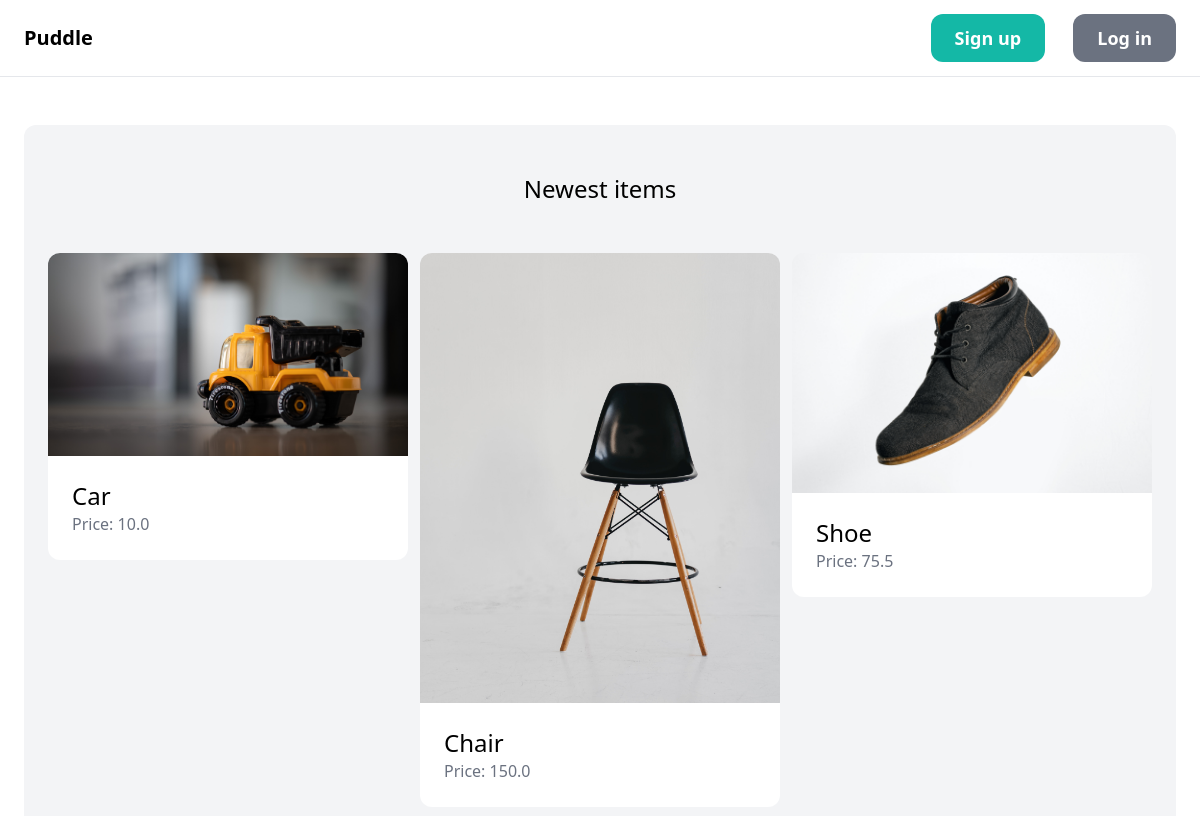
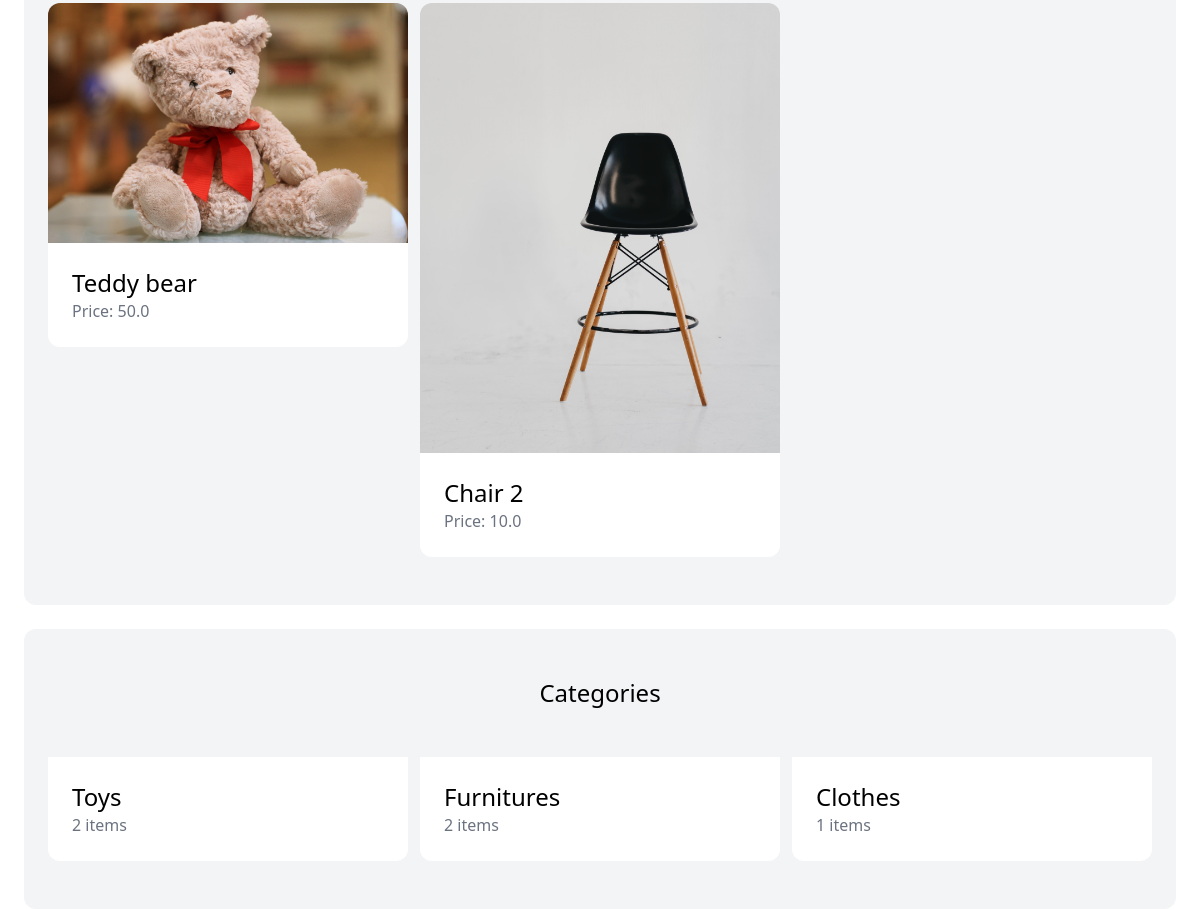
The app's page / (upper part), older data (2 pictures, top to bottom).
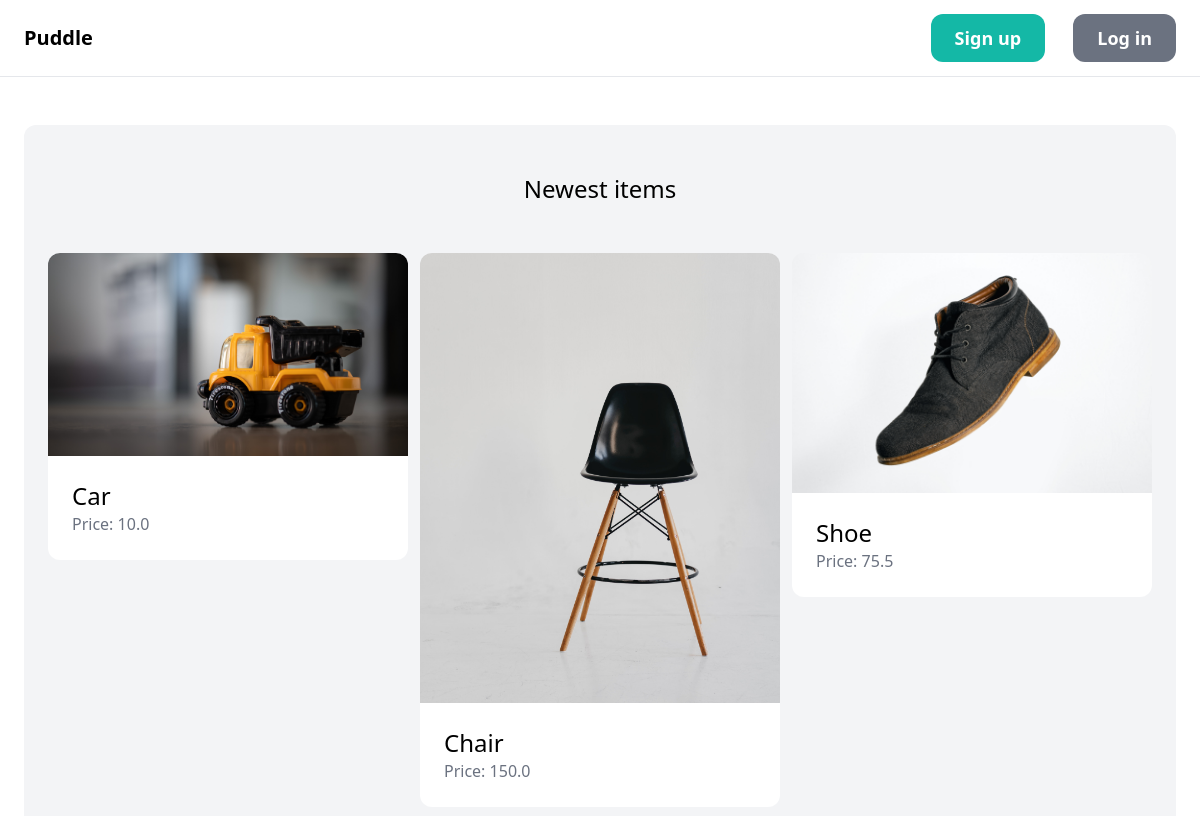
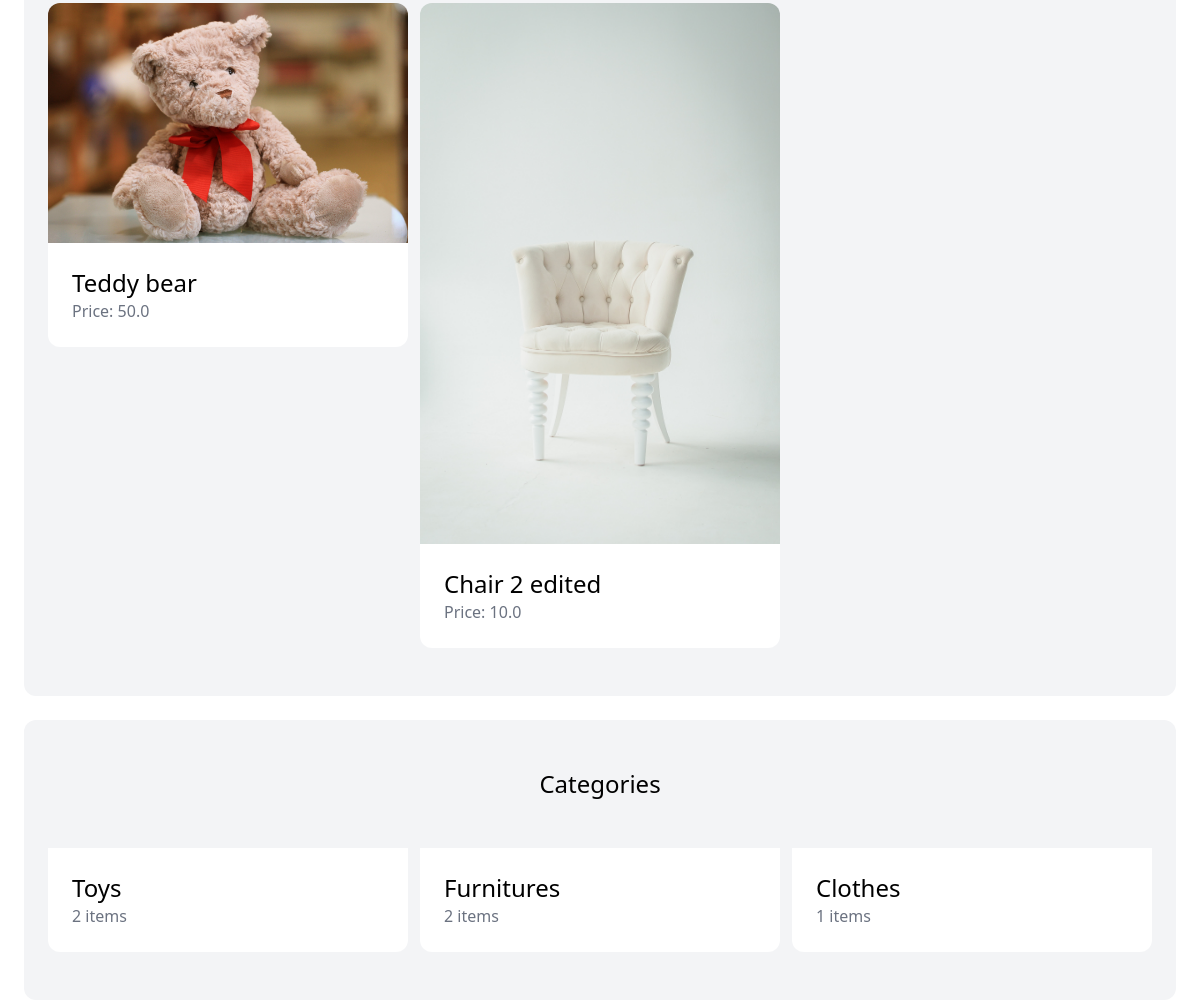
The same page, newer data (2 pictures, top to bottom).
### item/models.py (models this page shows)
class Item(models.Model):
    name = models.CharField(max_length=255)
    description = models.TextField(blank=True, null=True)
    price = models.FloatField()
    is_sold = models.BooleanField(default=False)
    created_at = models.DateTimeField(auto_now_add=True)
    created_by = models.ForeignKey(User, related_name="items", on_delete=models.CASCADE)
    category = models.ForeignKey(Category, related_name="items",on_delete=models.CASCADE)
    image = models.ImageField(upload_to="item_images", blank=True, null=True)

### core/views.py (the view)
# urls.py: path('', views.index, name="index"),
def index(request):
    items = Item.objects.filter(is_sold=False)[0:6]
    categories = Category.objects.all()
    return render(request, 'core/index.html', {
        'categories': categories,
        'items': items,
    })

### core/templates/core/index.html (shortened to what this page needs)
{% extends 'core/base.html' %}
{% block content %}
    <div class="mt-6 px-6 py-12 bg-gray-100 rounded-xl">
        <h2 class="mb-12 text-2xl text-center">Newest items</h2>
        <div class="grid grid-cols-3 gap-3">
            {% for item in items %}
                <div>
                    <a href="{% url 'item:detail' item.id %}">
                        <div>
                            <img src="{{ item.image.url }}" class="rounded-t-xl">
                        </div>
                        <div class="p-6 bg-white rounded-b-xl">
                            <h2 class="text-2xl">{{ item.name }}</h2>
                            <p class="text-gray-500">Price: {{ item.price }}</p>
                        </div>
                    </a>
                </div>
            {% endfor %}
        </div>
    </div>
    <div class="mt-6 px-6 py-12 bg-gray-100 rounded-xl">
        <h2 class="mb-12 text-2xl text-center">Categories</h2>
        <div class="grid grid-cols-3 gap-3">
            {% for category in categories %}
                <div>
                    <a href="#">
                        <div class="p-6 bg-white rounded-b-xl">
                            <h2 class="text-2xl">{{ category.name }}</h2>
                            <p class="text-gray-500">{{ category.items.count }} items</p>
                        </div>
                    </a>
                </div>
            {% endfor %}
        </div>
    </div>
{% endblock %}

Row changes from the older to the newer data that the page shows:
changed Item: image: a different picture; name "Chair 2" → "Chair 2 edited"
